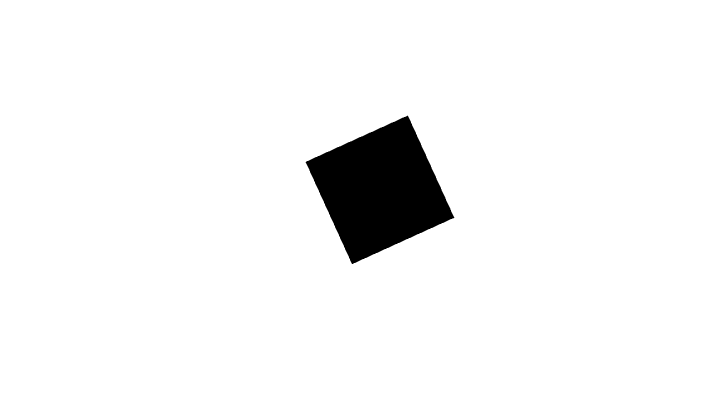
#> input picture src/Slide1.png, 720 x 405 px, given in place of figure_965.png, which was not available
$ python compare_images.py
#> lines starting #> are read from the running program, lines starting #| are printed output that depends on the picture; after the words box and inside, x2 and y2 are one past the last pixel; in counts of white or black regions, pixels touching at a corner belong together; pictures that were not available may be replaced by others from this repository, and a replacement may not be noted
#> further down, exp_raw is the input picture: shape (405, 720, 3); min 0, max 255, mean 244
"""
Test comparing images
"""

import numpy as np
import matplotlib.pyplot as plt
from skimage import io, color
from skimage.filters import threshold_mean
from skimage.restoration import denoise_tv_chambolle
from sklearn.metrics import mean_squared_error


def rgba_to_binary(image):
    # rgb = color.rgba2rgb(image)
    gray = color.rgb2gray(image)
    thresh = threshold_mean(gray)
#> thresh = 0.957
    return gray > thresh
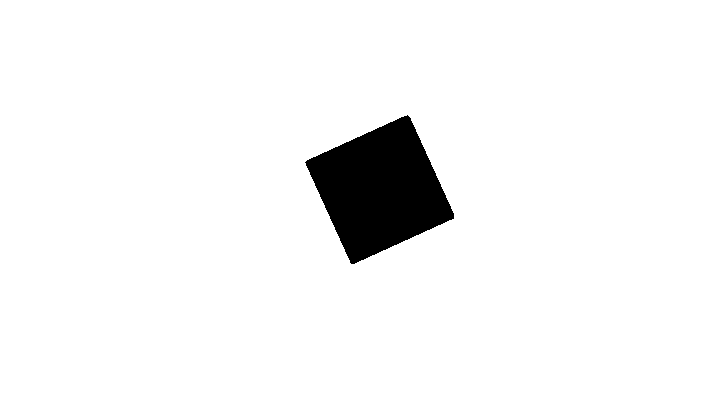
#> returned value: shape (405, 720) bool; 95.5% white; 1 black region, box (x1, y1, x2, y2) and area: (305, 115, 454, 264) 12977
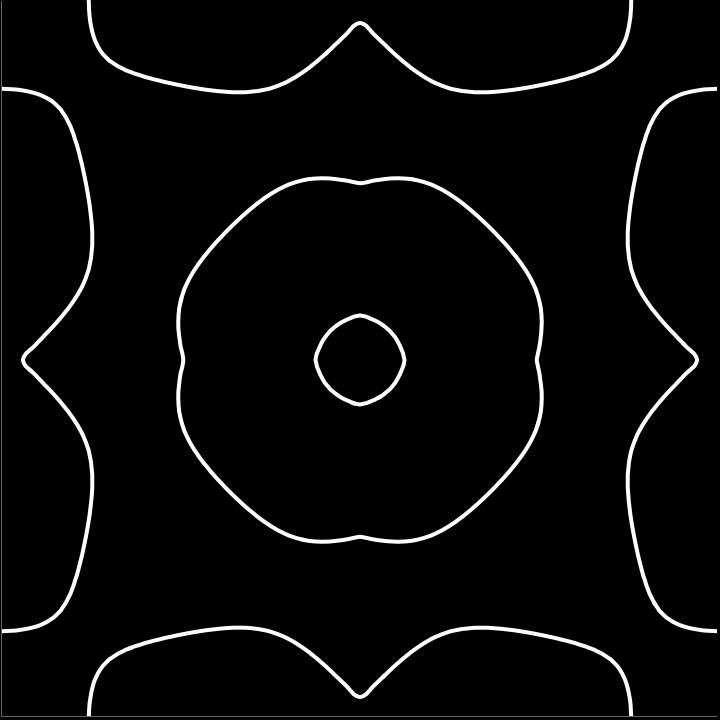
#> input picture src/TheoProto.png, 720 x 720 px


def rgb_to_binary(image):
    gray = color.rgb2gray(image)
#> gray: shape (720, 720) float64
#> image is the input picture: shape (720, 720, 3); min 0, max 255, mean 8.5
    thresh = threshold_mean(gray)
#> thresh = 0.0335
    return gray > thresh
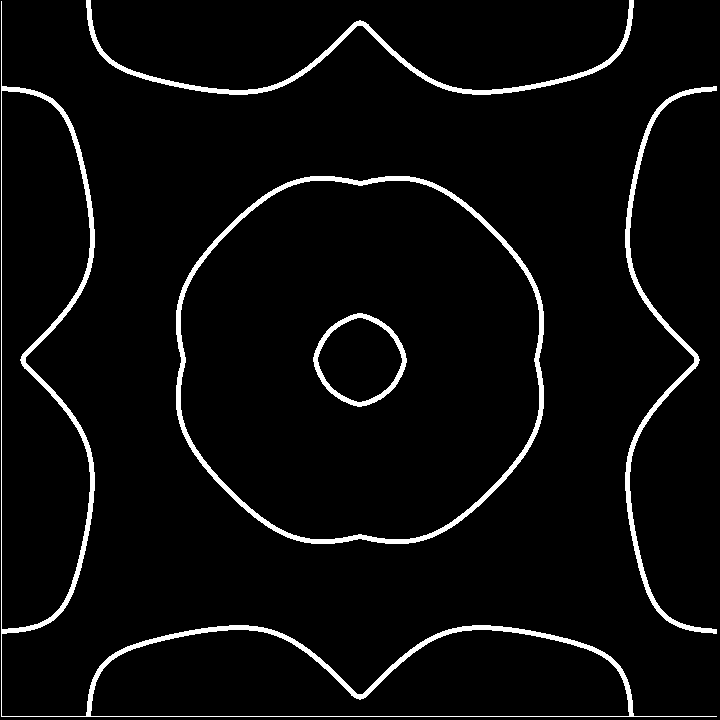
#> returned value: shape (720, 720) bool; 4.3% white; 5 white regions, box (x1, y1, x2, y2) and area: (1, 1, 717, 717) 8231, (176, 176, 544, 544) 5878, (86, 0, 634, 95) 3434, (625, 86, 717, 634) 3403, (313, 313, 407, 407) 1348


def binary_to_transparent(image, color=None):
    new_image = []
    for x in range(len(image)):
        new_x = []
        for y in range(len(image[x])):
            if image[x][y]:  # True is black
                if color == 'red':
                    new_y = [255, 0, 0, 0.5]
                elif color == 'blue':
                    new_y = [0, 0, 255, 0.5]
                elif color == 'yellow':
                    new_y = [255, 255, 0, 0.5]
                else:
                    new_y = [255, 255, 255, 0.5]
            else:
                new_y = [0,0,0,0.5]
            new_x.append(np.array(new_y))
        new_image.append(np.array(new_x))
    return np.array(new_image)


if __name__ == '__main__':
    exp_raw = io.imread('../data/figure_965.png')
    exp = rgba_to_binary(denoise_tv_chambolle(exp_raw, weight=0.2, channel_axis=-1))*1
    theo = rgb_to_binary(io.imread('TheoProto.png'))*1

#> (the run stopped early here; a loop or call above may not have finished)
